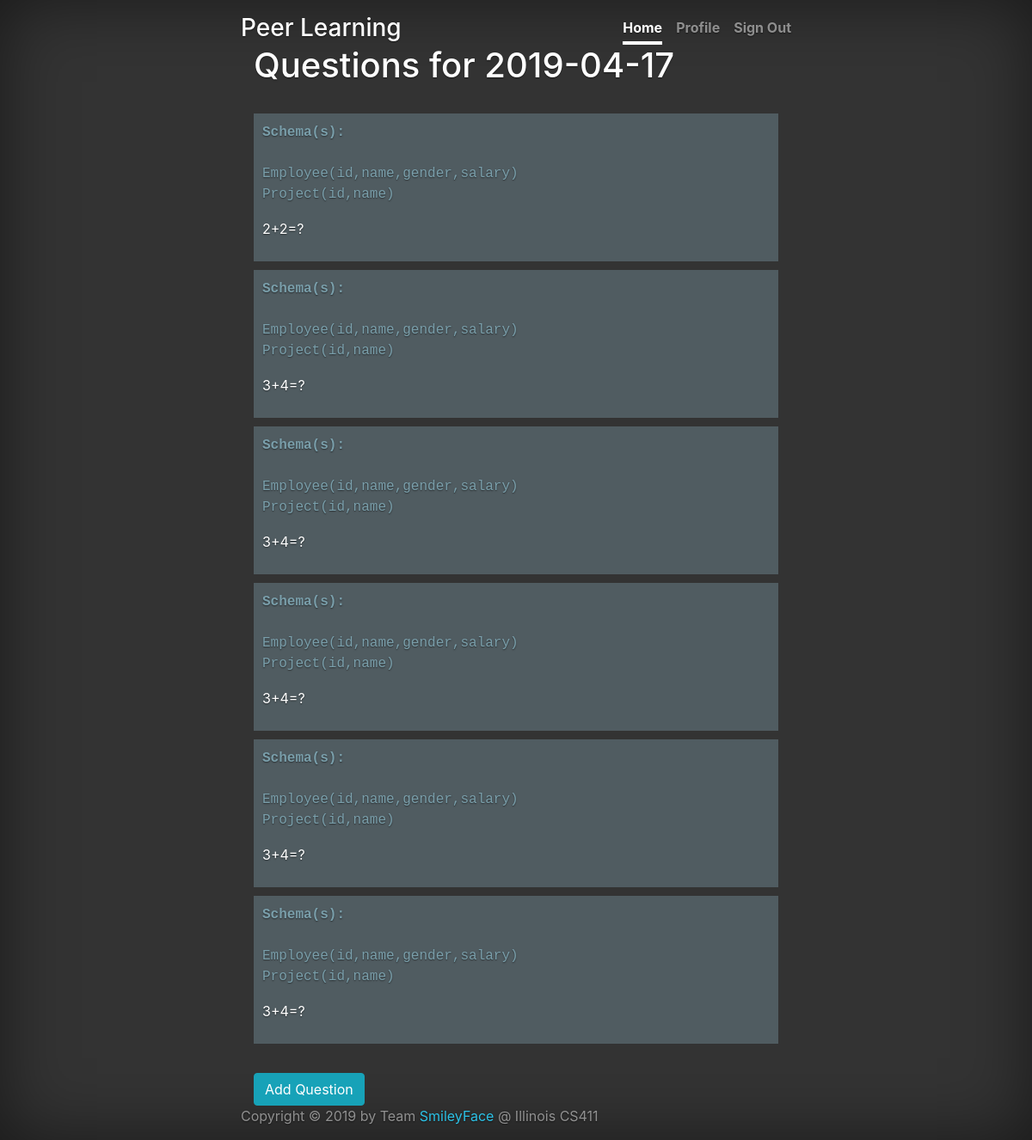
Page /dashboard/instructor/session/12345/2019-04-17 (signed in) on the committed database.
### application/models.py (models this page shows)
class Question(db.Model):
    id = db.Column(db.Integer, primary_key=True)
    CRN = db.Column(db.String(120), db.ForeignKey('course.CRN'))
    date = db.Column(db.Date())
    question = db.Column(db.String(300))
    schemas = db.Column(db.String(1000), nullable=True)
    def __init__(self, id, question, schemas, CRN=None):
        self.id = id
        self.question = question
        self.schemas = schemas
        self.CRN = CRN

### application.py (the view)
@application.route('/dashboard/instructor/session/<CRN>/<date>', methods=['GET', 'POST'])
def instructor_session(CRN, date):
    if flask_login.current_user is None or flask_login.current_user.is_anonymous:
        return redirect(url_for('login'))
    if flask_login.current_user.user_type == STUDENT:
        return redirect(url_for('student_dashboard'))
    add_question_form = AddQuestionForm(request.form)
    if request.method == 'GET':
        try:
            fetched_questions = db.session.execute('SELECT id, question, schemas FROM Question WHERE CRN="%s" '
                                                   'AND date = "%s"' % (CRN, date)).fetchall()
            print(fetched_questions)
            questions = []
            for id, question, schemas in fetched_questions:
                questions.append(Question(id, question, schemas))
            db.session.close()
            return render_template("instructor_session_dashboard.html", questions=questions,
                                   add_question_form=add_question_form, date=date, CRN=CRN)
        except Exception as e:
            return str(e)
    else:
        return "Not yet implemented"

### application.py (called while the page is built)
@login_manager.user_loader
def user_loader(email):
    return User.query.get(email)

### templates/instructor_session_dashboard.html (shortened to what this page needs)
{% extends "base.html" %} {% import 'macros.html' as macros %}
{% set nav_tabs = [("Home", "/dashboard/instructor/courses"), ("Profile", "/dashboard/instructor/profile"), ("Sign Out", "/logout")] %}
{% set active_tab = "Home" %}
{% block content %}
<main role="main">
  <div class="container-fluid">
    <h1 class="cover-heading">Questions for {{date}}</h1>
    <br>
    {% for q in questions %}
    <div onclick="location.href='/dashboard/instructor/question/{{q.id}}';"
      style="cursor: pointer; background-color: #505c61; padding:10px; margin-bottom:10px;">
      {% if q.schemas is not none %}
      <div style="color:#7a9fab;">
        <p style="font-family:monospace"><strong>Schema(s):</strong>
          <br>
          {% for schema in q.schemas.split("|") %}
          <br>{{schema}}
          {% endfor %}
        </p>
      </div>
      {% endif %}
      <p>{{q.question}}</p>
    </div>
    {% endfor %}
    <br>
    <button id="AddQuestionButton" class="btn btn-info">Add Question</button>
  </div>
</main>
{% endblock %}

### static/styles/style.css (style rules this page uses)
html, body { height: 100%; background-color: #333; }
body { display: flex; color: #fff; text-shadow: 0 .05rem .1rem rgba(0, 0, 0, .5); box-shadow: inset 0 0 5rem rgba(0, 0, 0, .5); }

### rows in the picture
Question: schema "Employee(id,name,gender,salary)" "Project(id,name)", question "2+2=?"
Question: schema "Employee(id,name,gender,salary)" "Project(id,name)", question "3+4=?"
Question: schema "Employee(id,name,gender,salary)" "Project(id,name)", question "3+4=?"
Question: schema "Employee(id,name,gender,salary)" "Project(id,name)", question "3+4=?"
Question: schema "Employee(id,name,gender,salary)" "Project(id,name)", question "3+4=?"
Question: schema "Employee(id,name,gender,salary)" "Project(id,name)", question "3+4=?"

### other values in the picture
{{ text }} "Home"
{{ text }} "Profile" "Sign Out"
{{ date }} "2019-04-17"
